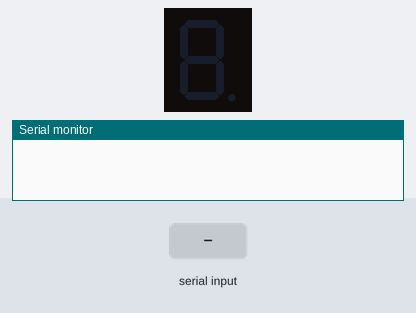
The sketch below on a simulated Arduino Uno, built with avr-gcc and run on an emulated ATmega328P. Parts: 1-digit seven-segment display, the last lines printed to the serial monitor. Wiring (inferred from the names in the program): 1-digit 7-segment display, segments lit when HIGH: segments pin 2, pin 3, pin 4, pin 5, pin 6, pin 7, pin 8. Inputs (shaded band) come from the test bench. The segment pins are drawn as the display they are named for.

Above: at 1.2 s.
1.3 s: "0\n" received over Serial
At 2.5 s:
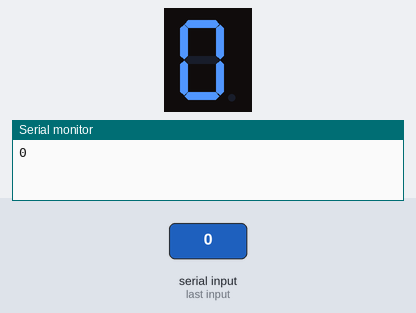
2.8 s: byte 49 ('1') received over Serial
At 3.7 s:
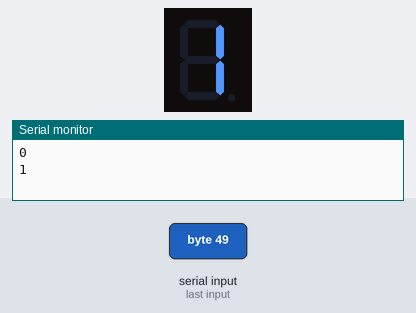
4.3 s: byte 50 ('2') received over Serial
At 4.9 s:
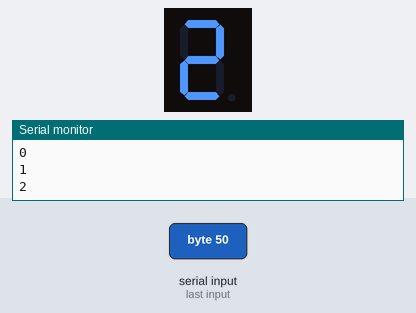
5.8 s: byte 51 ('3') received over Serial
At 7.0 s:
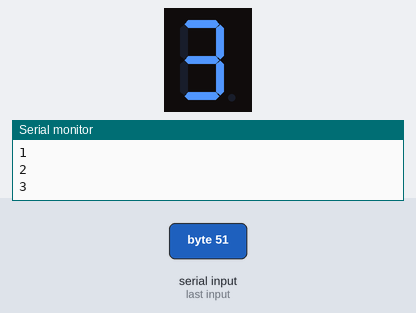
7.3 s: byte 52 ('4') received over Serial
At 8.4 s:
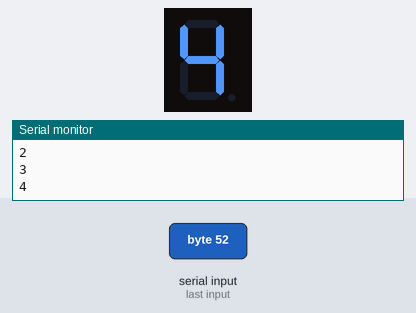
8.8 s: byte 53 ('5') received over Serial
At 9.5 s:
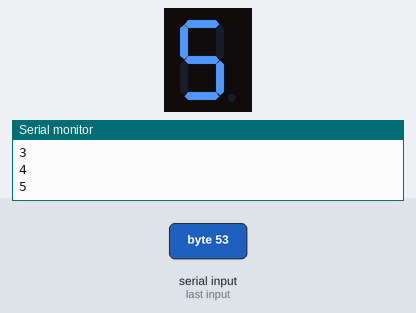
Timing chart, 0 to 11.3 s (numbered marks = the images above; inputs shaded):
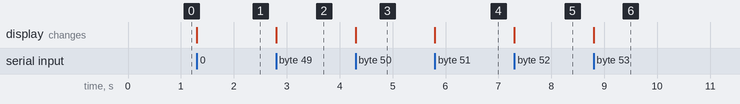

The sketch:

12_dice.ino
```cpp
#include <SoftwareSerial.h>
#define segA 2//connecting segment A to PIN2
#define segB 3// connecting segment B to PIN3
#define segC 4// connecting segment C to PIN4
#define segD 5// connecting segment D to PIN5
#define segE 6// connecting segment E to PIN6
#define segF 7// connecting segment F to PIN7
#define segG 8// connecting segment G to PIN8

char data = 0;

void setup()
{

 Serial.begin(9600);

for (int i=2;i<9;i++)
{
 pinMode(i, OUTPUT);// taking all pins from 2-8 as output
}

}

void loop()
{

if(Serial.available() > 0)  // Send data only when you receive data:
{
data = Serial.read();      //Read the incoming data and store it into variable data
Serial.print(data);        //Print Value inside data in Serial monitor
Serial.print("\n");

if(data == '0')
{
 digitalWrite(segA, HIGH);
      digitalWrite(segB, HIGH);
      digitalWrite(segC, HIGH);
      digitalWrite(segD, HIGH);
      digitalWrite(segE, HIGH);
      digitalWrite(segF, HIGH);
      digitalWrite(segG, LOW);

}
else if(data == '1')
{
  digitalWrite(segA, LOW);
      digitalWrite(segB, HIGH);
      digitalWrite(segC, HIGH);
      digitalWrite(segD, LOW);
      digitalWrite(segE, LOW);
      digitalWrite(segF, LOW);
      digitalWrite(segG, LOW);
}

else if(data == '2')
{
  digitalWrite(segA, HIGH);
      digitalWrite(segB, HIGH);
      digitalWrite(segC, LOW);
      digitalWrite(segD, HIGH);
      digitalWrite(segE, HIGH);
      digitalWrite(segF, LOW);
      digitalWrite(segG, HIGH);
}

else if(data == '3')
{
  digitalWrite(segA, HIGH);
      digitalWrite(segB, HIGH);
      digitalWrite(segC, HIGH);
      digitalWrite(segD, HIGH);
      digitalWrite(segE, LOW);
      digitalWrite(segF, LOW);
      digitalWrite(segG, HIGH);
}

else if(data == '4')
{
    digitalWrite(segA, LOW);
      digitalWrite(segB, HIGH);
      digitalWrite(segC, HIGH);
      digitalWrite(segD, LOW);
      digitalWrite(segE, LOW);
      digitalWrite(segF, HIGH);
      digitalWrite(segG, HIGH);
}
else if(data == '5')
{
    digitalWrite(segA, HIGH);
        digitalWrite(segB, LOW);
        digitalWrite(segC, HIGH);
        digitalWrite(segD, HIGH);
        digitalWrite(segE, LOW);
        digitalWrite(segF, HIGH);
        digitalWrite(segG, HIGH);
}
else if(data == '6')
{
    digitalWrite(segA, HIGH);
      digitalWrite(segB, LOW);
      digitalWrite(segC, HIGH);
      digitalWrite(segD, HIGH);
      digitalWrite(segE, HIGH);
      digitalWrite(segF, HIGH);
      digitalWrite(segG, HIGH);
}
else if(data == '7')
{
    digitalWrite(segA, HIGH);
      digitalWrite(segB, HIGH);
      digitalWrite(segC, HIGH);
      digitalWrite(segD, LOW);
      digitalWrite(segE, LOW);
      digitalWrite(segF, LOW);
      digitalWrite(segG, LOW);
}
else if(data == '8')
{
     digitalWrite(segA, HIGH);
      digitalWrite(segB, HIGH);
      digitalWrite(segC, HIGH);
      digitalWrite(segD, HIGH);
      digitalWrite(segE, HIGH);
      digitalWrite(segF, HIGH);
      digitalWrite(segG, HIGH);
}
else if(data == '9')
{
    digitalWrite(segA, HIGH);
      digitalWrite(segB, HIGH);
      digitalWrite(segC, HIGH);
      digitalWrite(segD, HIGH);
      digitalWrite(segE, LOW);
      digitalWrite(segF, HIGH);
      digitalWrite(segG, HIGH);
}

}
}

  
```

Measured:
- after the input at 1.3 s, the display: changes at once (image 1)
- after the input at 2.8 s, the display: changes at once (image 2)
- after the input at 4.3 s, the display: changes at once (image 3)
- after the input at 5.8 s, the display: changes at once (image 4)
- after the input at 7.3 s, the display: changes at once (image 5)
- after the input at 8.8 s, the display: changes at once (image 6)
